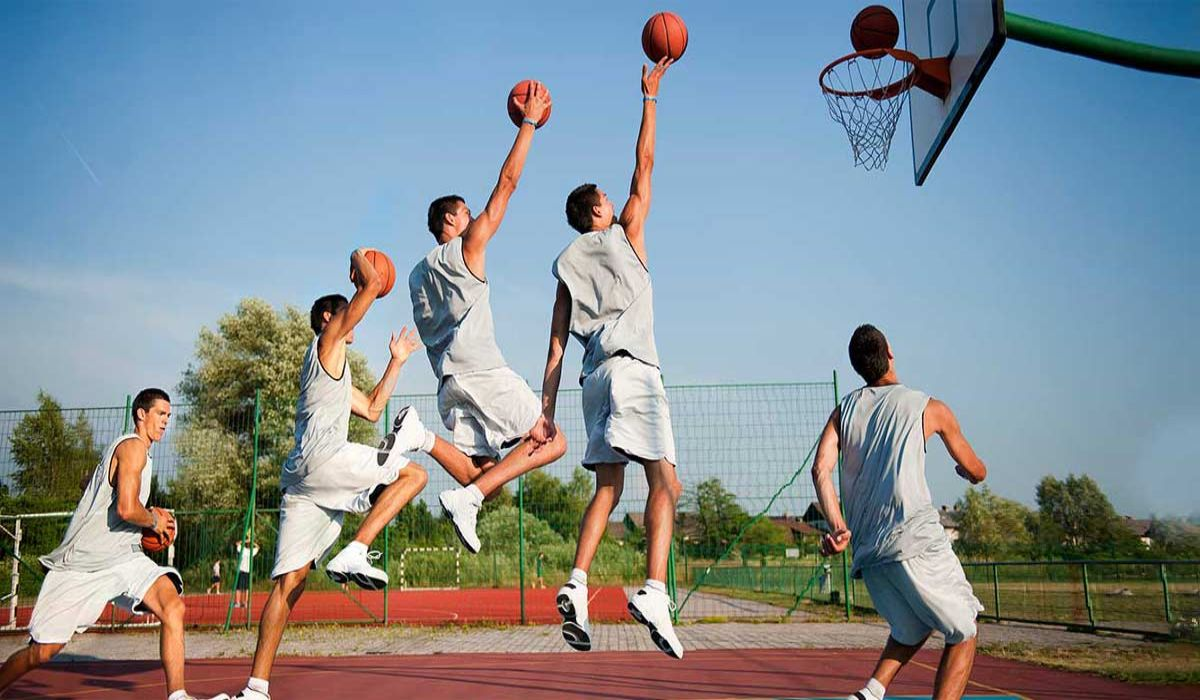
#> input picture Open CV P2/Kodlar/Basketbol-Boyu-Uzatir-Mi.jpg, 1200 x 700 px, given in place of line.mp4, which was not available
$ python H_linesVid.py
#> lines starting #> are read from the running program, lines starting #| are printed output that depends on the picture; after the words box and inside, x2 and y2 are one past the last pixel; in counts of white or black regions, pixels touching at a corner belong together; pictures that were not available may be replaced by others from this repository, and a replacement may not be noted
import cv2
import numpy as np

cap = cv2.VideoCapture("C:\\Users\\behin\\Desktop\\line.mp4")

while True:
    ret,frame = cap.read()
#> frame is the input picture: shape (700, 1200, 3); mean B, G, R 148.3, 141.9, 130.2
    cv2.namedWindow("Pencere",cv2.WINDOW_NORMAL)
    if ret ==False:
        break
    hsv = cv2.cvtColor(frame,cv2.COLOR_BGR2HSV)
#> hsv: shape (700, 1200, 3); mean H, S, V 72.2, 98.9, 169.6
    hsv_lower = np.array([18,94,140],dtype=np.uint8)
    hsv_upper = np.array([48,255,255],dtype=np.uint8)
    mask = cv2.inRange(hsv,hsv_lower,hsv_upper)
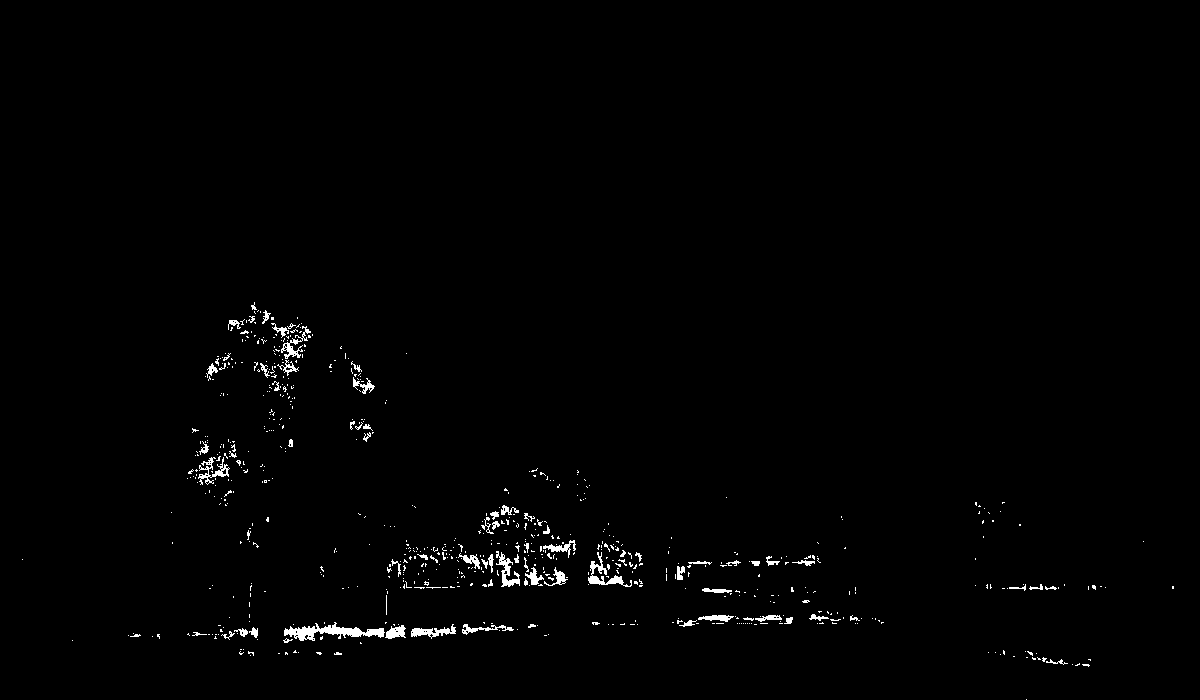
#> mask: shape (700, 1200); 1% white; 674 white regions (598 under 20 px), largest, box (x1, y1, x2, y2) and area: (284, 622, 385, 641) 812, (588, 552, 632, 587) 382, (496, 551, 520, 587) 315
    edges = cv2.Canny(mask,70,125)
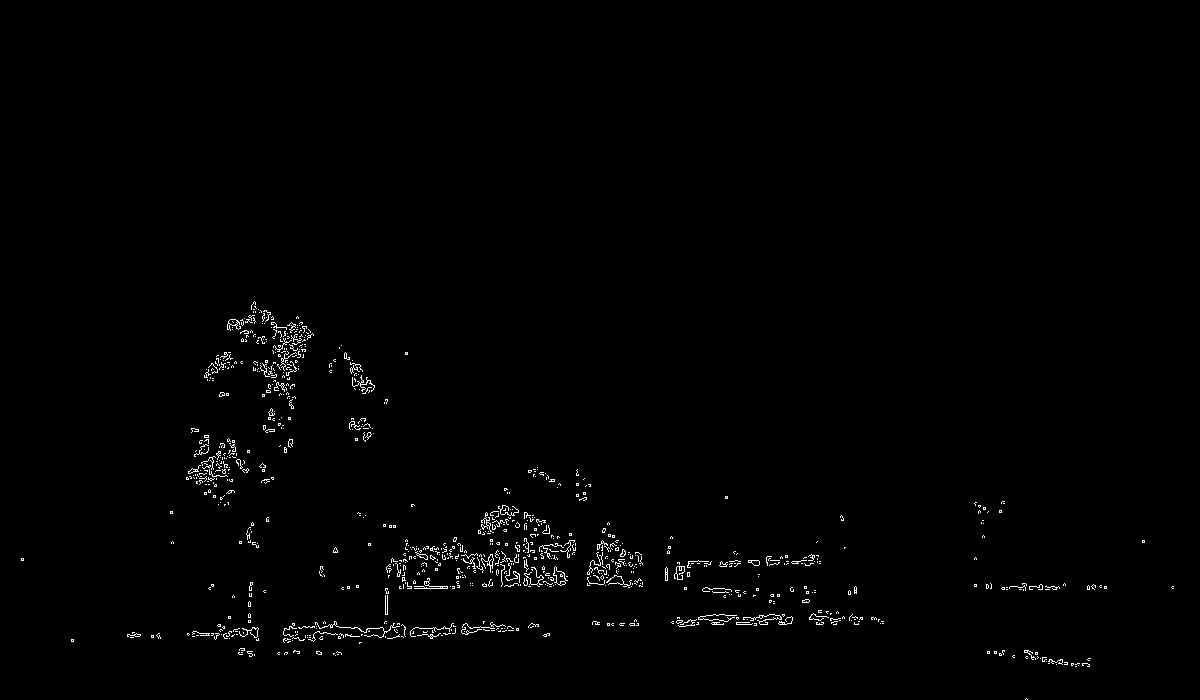
#> edges: shape (700, 1200); 0.92% white in thin lines or dots, all inside (x1, y1, x2, y2) = (21, 301, 1174, 700)
    h_line = cv2.HoughLinesP(edges,1,np.pi/180,70,maxLineGap=200)
#> h_line = 21 rows, first 6: [71, 641, 852, 614], [214, 637, 851, 615], [256, 639, 875, 617], [212, 586, 1173, 586], [679, 626, 879, 619], [684, 588, 1173, 588]
    for line in h_line:
        x1,y1,x2,y2 = line[0]
        cv2.line(frame,(x1,y1),(x2,y2),(0,255,0),4)
#> this loop made 21 passes
#> (x1, y1, x2, y2) on passes 1 to 12: (71, 641, 852, 614), (214, 637, 851, 615), (256, 639, 875, 617), (212, 586, 1173, 586), (679, 626, 879, 619), (684, 588, 1173, 588), (266, 521, 1089, 666), (127, 636, 837, 611), (71, 640, 838, 613), (214, 638, 855, 616), (395, 563, 820, 563), (391, 561, 820, 561)
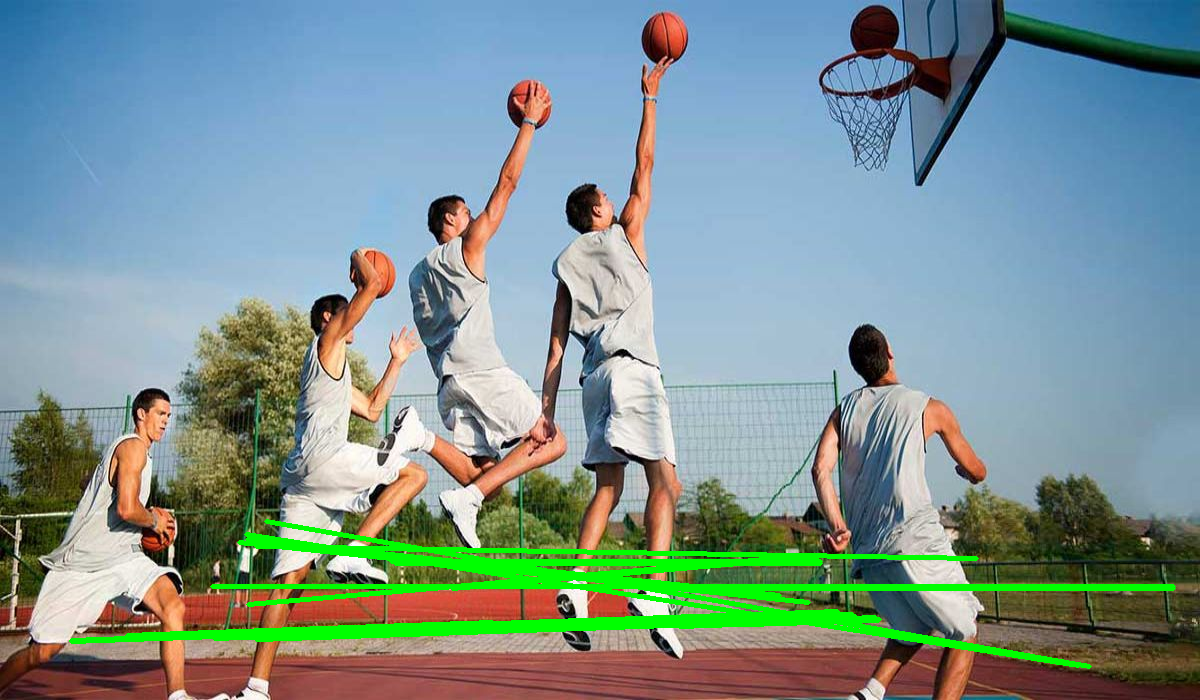
#> frame: shape (700, 1200, 3); 3.9% of pixels changed, all inside (x1, y1, x2, y2) = (69, 519, 1176, 669)
    cv2.imshow("Pencere", frame)
    if cv2.waitKey(30) & 0xFF==ord("q"):
#> (key q is pressed here)
        break

cap.release()
cv2.destroyAllWindows()
